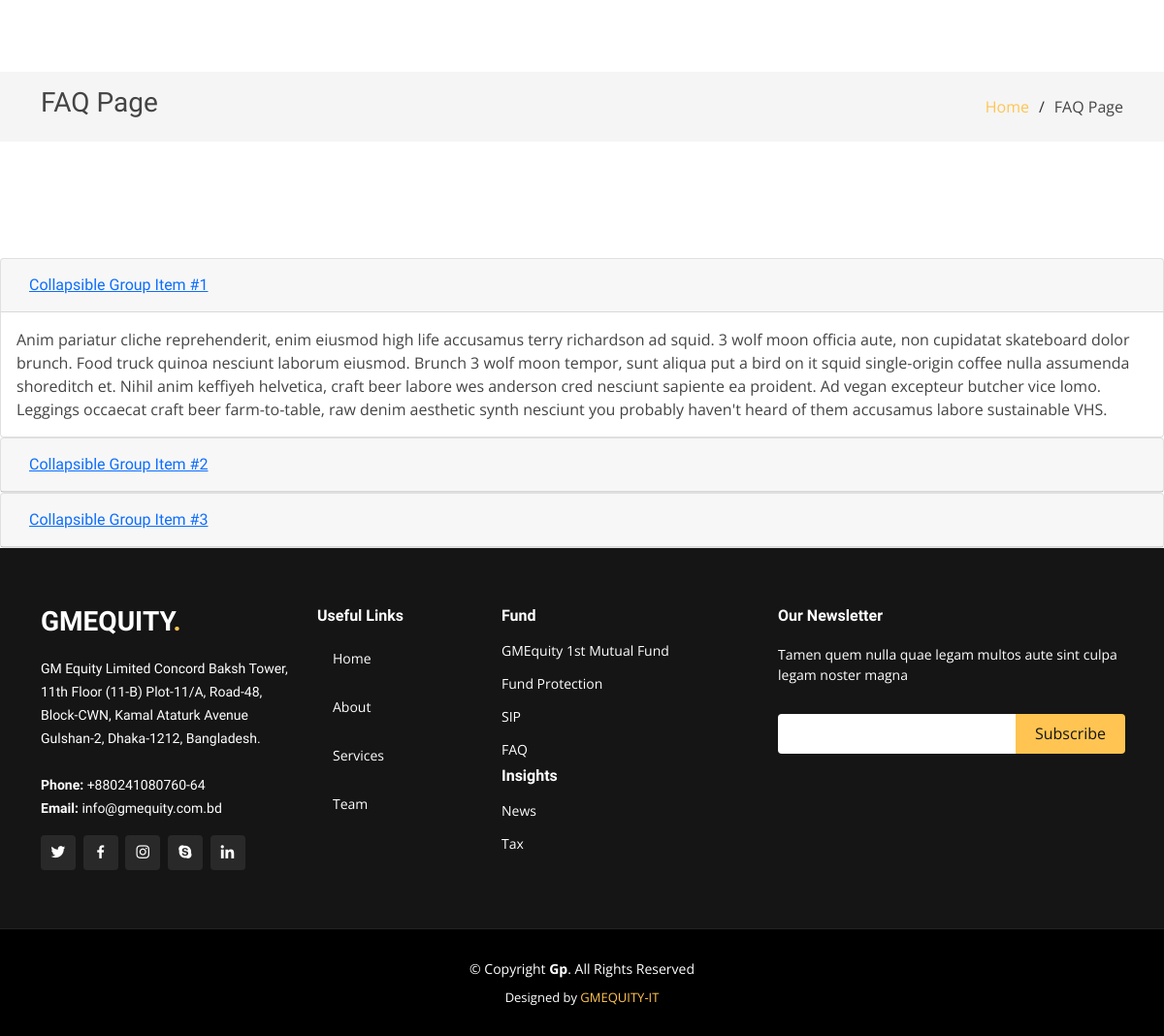
The page /faq on the database as committed earlier.
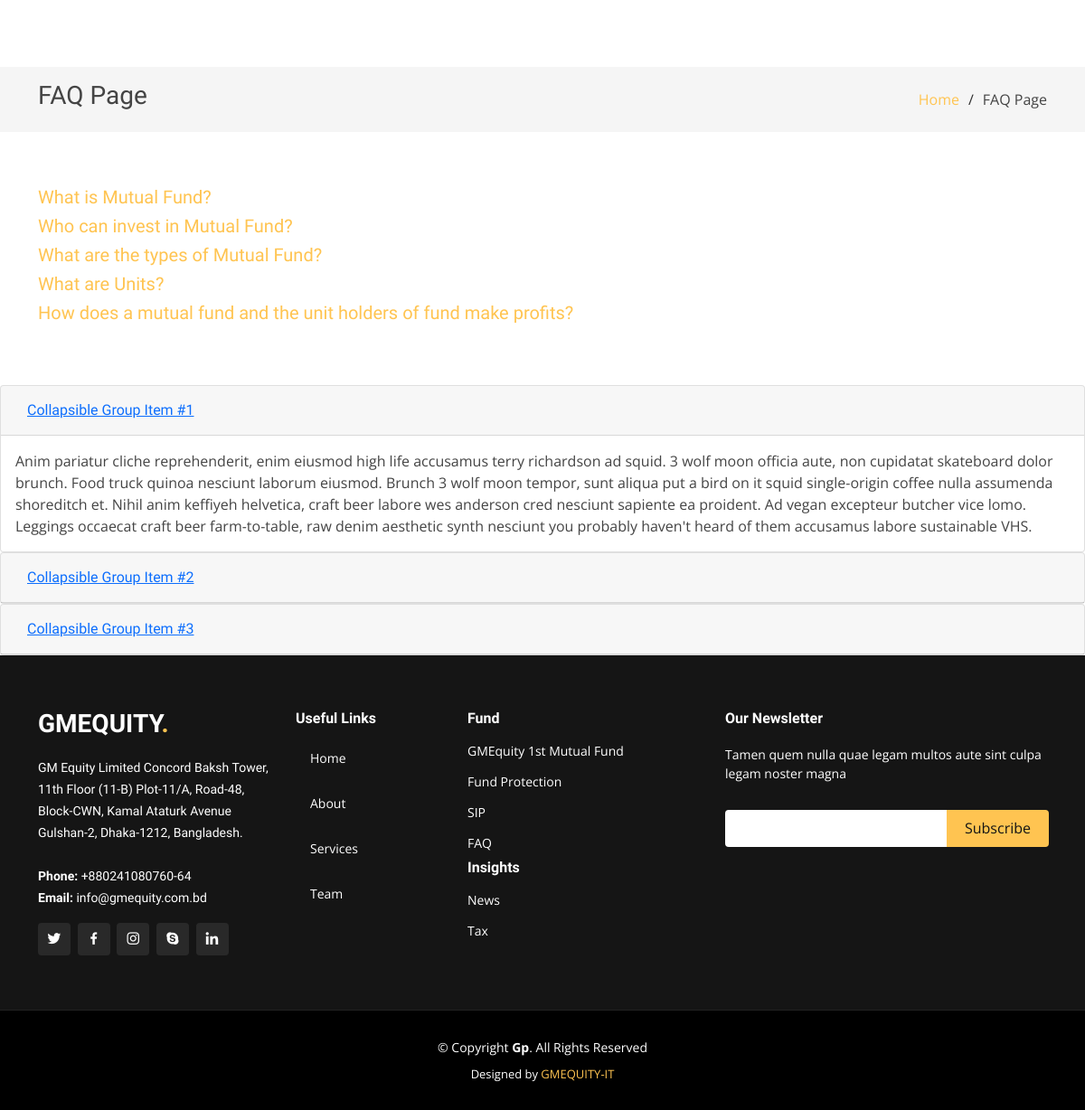
The same page on the database as committed later.
### Index/models.py (models this page shows, shortened)
class faq (models.Model):
    question = models.CharField(max_length=200)
    answer =  RichTextUploadingField()

### Index/views.py (the view)
# urls.py: path('faq', views.faqs,name='faq'),
def faqs(request):
    cus_query = faq.objects.all()
    context = {
        "cus_query": cus_query
    }
    return render(request, 'faq.html',context)

### templates/faq.html (shortened to what this page needs)
{% extends 'layout.html' %} {% block title %} FAQ {% endblock title %}
{% block content %}
{% load static %}
<main id="main">
  <section class="breadcrumbs">
    <div class="container">
      <div class="d-flex justify-content-between align-items-center">
        <h2>FAQ Page</h2>
        <ol>
          <li><a href="{% url 'home' %}">Home</a></li>
          <li>FAQ Page</li>
        </ol>
      </div>
    </div>
  </section>
  <section class="inner-page">
    <div class="container">
      <div id="faq" role="tablist" aria-multiselectable="true">
        {% for item in cus_query %}
        <div class="panel panel-default">
          <div class="panel-heading" role="tab" id="questionOne">
            <h5 class="panel-title">
              <a
                data-toggle="collapse"
                data-parent="#faq"
                href="#{{item.id}}"
                aria-expanded="false"
                aria-controls="answerOne"
              >
                {{item.question}}
              </a>
            </h5>
          </div>
        </div>
        {% endfor %}
      </div>
    </div>
  </section>
  <div id="accordion">
  <div class="card">
    <div class="card-header" id="headingOne">
      <h5 class="mb-0">
        <button class="btn btn-link" data-toggle="collapse" data-target="#collapseOne" aria-expanded="true" aria-controls="collapseOne">
          Collapsible Group Item #1
        </button>
      </h5>
    </div>
    <div id="collapseOne" class="collapse show" aria-labelledby="headingOne" data-parent="#accordion">
      <div class="card-body">
        Anim pariatur cliche reprehenderit, enim eiusmod high life accusamus terry richardson ad squid. 3 wolf moon officia aute, non cupidatat skateboard dolor brunch. Food truck quinoa nesciunt laborum eiusmod. Brunch 3 wolf moon tempor, sunt aliqua put a bird on it squid single-origin coffee nulla assumenda shoreditch et. Nihil anim keffiyeh helvetica, craft beer labore wes anderson cred nesciunt sapiente ea proident. Ad vegan excepteur butcher vice lomo. Leggings occaecat craft beer farm-to-table, raw denim aesthetic synth nesciunt you probably haven't heard of them accusamus labore sustainable VHS.
      </div>
    </div>
  </div>
  <div class="card">
    <div class="card-header" id="headingTwo">
      <h5 class="mb-0">
        <button class="btn btn-link collapsed" data-toggle="collapse" data-target="#collapseTwo" aria-expanded="false" aria-controls="collapseTwo">
          Collapsible Group Item #2
        </button>
      </h5>
    </div>
  </div>
  <div class="card">
    <div class="card-header" id="headingThree">
      <h5 class="mb-0">
        <button class="btn btn-link collapsed" data-toggle="collapse" data-target="#collapseThree" aria-expanded="false" aria-controls="collapseThree">
          Collapsible Group Item #3
        </button>
      </h5>
    </div>
  </div>
</div>
</main>
{% endblock content %}

Rows that differ between the two databases and show on the page:
added faq: question "What is Mutual Fund?"
added faq: question "Who can invest in Mutual Fund?"
added faq: question "What are the types of Mutual Fund?"
added faq: question "What are Units?"
added faq: question "How does a mutual fund and the unit holders of fund make profits?"
